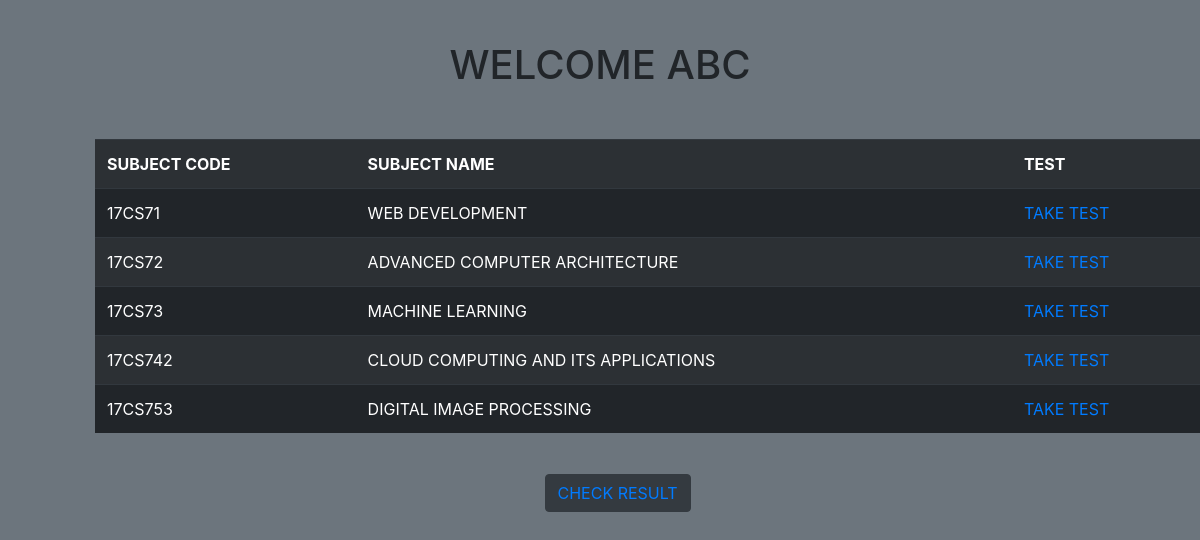
Page /student.php?usn=1dt17cs081 (signed in) on the committed database.
### tables this page shows
CREATE TABLE `subjects` (
  `subject_id` varchar(10) NOT NULL,
  `subject_name` varchar(100) DEFAULT NULL,
  `sem` int(2) DEFAULT NULL
);

### student.php (the view, shortened to what this page needs)
<!DOCTYPE html>
<html lang="en">
    <head>
        <link href="//maxcdn.bootstrapcdn.com/bootstrap/4.0.0/css/bootstrap.min.css" rel="stylesheet" id="bootstrap-css">
    </head>
    <body class="bg-secondary">
        <div class="container  pt-3">
            <h1 style="text-align: center;">Welcome <?php echo $_SESSION['name']; ?></h1>
            <?php
                require "connection.php";
                $usn=$_GET['usn'];
                $query="select subject_id,subject_name from subjects where sem = (select sem from users where id='$usn');";
                $execute=$database->query($query);
                if ($execute->num_rows > 0) {
            ?>
                    <table class='table table-striped table-hover table-dark'>
                        <tr>
                            <th>SUBJECT CODE</th>
                            <th>SUBJECT NAME</th>
                            <th>TEST</th>
                        </tr>
                    <?php while($row = $execute->fetch_assoc()) {?>
                        <tr>
                            <td><?php echo $row['subject_id']?></td>
                            <td><?php echo $row['subject_name'] ?></td>
                            <td><a href=check_test.php?code=<?php echo $row['subject_id']?> >Take Test</a></td>
                        </tr>
                    <?php } ?>
                    </table>
                <?php } ?>
            <button class="btn btn-dark" style="margin-left: 45%;"><a href='result.php'>CHECK RESULT</button>
        </div>
    </body>
</html>

### student.php (style rules this page uses)
body { text-transform: uppercase; }
table { margin: 50px; }
h1,button { margin: 25px; }

### rows in the picture
subjects: subject_id "17CS71", subject_name "WEB DEVELOPMENT"
subjects: subject_id "17CS72", subject_name "ADVANCED COMPUTER ARCHITECTURE"
subjects: subject_id "17CS73", subject_name "MACHINE LEARNING"
subjects: subject_id "17CS742", subject_name "CLOUD COMPUTING AND ITS APPLICATIONS"
subjects: subject_id "17CS753", subject_name "DIGITAL IMAGE PROCESSING"

### other values in the picture
$_SESSION['name'] "ABC"
